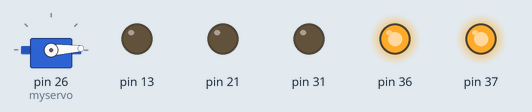
This sketch was run on a simulated Arduino Mega 2560, built with avr-gcc and run on an emulated ATmega2560. Shown: servo, output pins drawn as LEDs (lit = HIGH).

Above: at 0.05 s.
At 0.65 s:
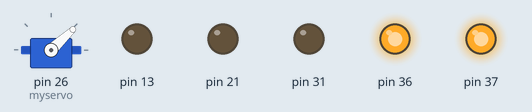
At 1.3 s:
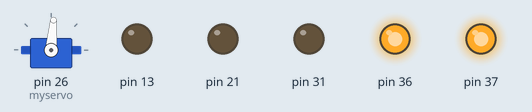
At 2.6 s:
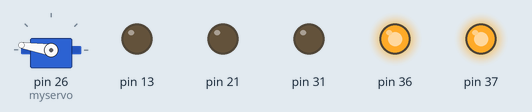
At 3.9 s:
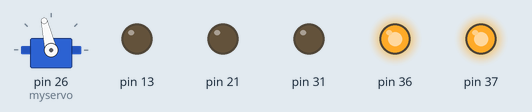
At 5.2 s:
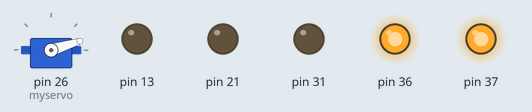
Timing chart, 0 to 6.2 s (numbered marks = the images above):
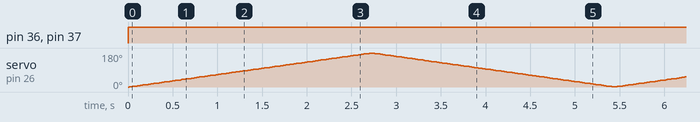

The sketch:

servo_control.ino
```cpp
#include <Servo.h>

Servo myservo;  // create servo object to control a servo
                   // a maximum of eight servo objects can be created

int pos = 0;    // variable to store the servo position

void rotateServo()
{
  myservo.attach(26);  // attaches the servo on pin 9 to the servo object

    for(pos = 0; pos < 180; pos += 1)  // goes from 0 degrees to 180 degrees
    {                                  // in steps of 1 degree
      myservo.write(pos);              // tell servo to go to position in variable 'pos'
      delay(15);                       // waits 15ms for the servo to reach the position
    }
    for(pos = 180; pos>=1; pos-=1)     // goes from 180 degrees to 0 degrees
    {
      myservo.write(pos);              // tell servo to go to position in variable 'pos'
      delay(15);                       // waits 15ms for the servo to reach the position
    }

}
```

IRsensor.ino
```cpp
/* After Calibration:
 * ------------------
 * Left:   average = 400 for 30cm
 * Middle: average = 316 for 15 cm
 * Right:  average = 405 for 30cm
 */

int value;

void setupIRSensors(){
	ADCSRA |= (1<<ADEN) | (1<<ADPS2) | (ADPS1) | (ADPS0);
}

int selectLeftIR(){
	ADMUX &= ~ADMUX;
	ADMUX |= (1 << REFS0) | (1 << MUX0); //PIN 1
	ADCSRA |= (1<<ADSC);
	while(ADCSRA & (1<<ADIF));
	value = ADC;
	return value;
}

int selectMiddleIR(){
	ADMUX &= ~ADMUX;
	ADMUX |= (1 << REFS0); //PIN 0
	ADCSRA |= (1<<ADSC);
	while(ADCSRA & (1<<ADIF));
	value = ADC;
	return value;
}

int selectRightIR(){
	ADMUX &= ~ADMUX;
	ADMUX |= (1 << REFS0) | (1 << MUX1); //PIN 2
	ADCSRA |= (1<<ADSC);
	while(ADCSRA & (1<<ADIF));
	value = ADC;
	return value;
}
```

MainLauncher.ino
```cpp
#define CPU_PRESCALE(n) (CLKPR = 0x80, CLKPR = (n))
#define F_CPU 16000000L
#define CPU_16MHz 0x00


void setup(){
    // Set CPU prescaler
    CPU_PRESCALE(CPU_16MHz);

    setupWheels();
}

void loop(){
    testWheels();
    rotateServo();
}
```

wheel_control.ino
```cpp
/*-------------------------------------------------------------------
 *	This part of the code provides low level functions  to
 *	control the wheels. It sets the timers to generate PWM
 *	values and provides two functions:
 *		- leftDrive(int direction, int pwm);
 *		- rightDrive(int direction, int pwm);
 *
 *-------------------------------------------------------------------
 */

// This timer will control the left wheels
void setupTimer3(){

    DDRC |= (1<<1); // ENABLE1

    TCCR3A |= (1<<COM3A1) | (1<<COM3B1) | (1<<WGM30) | (1<<WGM31);
    TCCR3B |= (1<<CS30);

}

// This timer will control the right wheels
void setupTimer0(){

    DDRC |= (1<<0); // ENABLE1

    TCCR0A |= (1<<COM0A1) | (1<<COM0B1) | (1<<WGM00) | (1<<WGM01);
    TCCR0B |= (1<<CS00);

}

void setupWheels(){
    setupTimer3();
    setupTimer0();
}

void clearLeftMotorRegisters(){
    PORTC &= ~(1<<6);
    PORTC &= ~(1<<5);

    DDRC &= ~(1<<6);
    DDRC &= ~(1<<5);
}


void leftDrive(int direction, int pwmValue){
    clearLeftMotorRegisters();

    if(direction < 0){ // Forward
    	PORTC |= (1<<1);

    	DDRC |= (0<<6); // OCR3A
    	DDRC |= (1<<5); // OCR3B

    	OCR3A = 0;
    	OCR3B = pwmValue;
    }else if(direction > 0) { // Reverse
    	PORTC |= (1<<1);

    	DDRC |= (1<<6); // OCR3A
    	DDRC |= (0<<5); // OCR3B

    	OCR3A = pwmValue;
    	OCR3B = 0;
    }else { // Stop
    	PORTC |= (0<<1);
    }
}

void clearRightMotorRegisters(){
    PORTB &= ~(1<<7);
    PORTD &= ~(1<<0);

    DDRB &= ~(1<<7);
    DDRD &= ~(1<<0);
}

void rightDrive(int direction, int pwmValue){
    clearRightMotorRegisters();

    if(direction > 0){ // Forward
    	PORTC |= (1<<0);

    	DDRB |= (1<<7); // OCR3A
    	DDRD |= (1<<0); // OCR3B

    	OCR0A = 0;
    	OCR0B = pwmValue;
    }else if(direction < 0) { // Reverse
    	PORTC |= (1<<0);

    	DDRB |= (1<<7); // OCR3A
    	DDRD |= (1<<0); // OCR3B

    	OCR0A = pwmValue;
    	OCR0B = 0;
    }else { // Stop
    	PORTC |= (0<<0);
    }
}


/*-------------------------------------------------------------------
 *	This part of the code provides higher level functions to
 *	control the wheels. Functions are the following:
 *		- forward(int pwmValue);
 *		- reverse(int pwmValue);
 *		- turnLeft(int pwmValue);
 *		- turnRight(int pwmValue);
 *		- rotateLeft(int pwmValue);
 *		- rotateRight(int pwmValue);
 *
 *-------------------------------------------------------------------
 */

void forward(int pwmValue){
  leftDrive(1, pwmValue);
  rightDrive(1, pwmValue);
}

void reverse(int pwmValue){
  leftDrive(-1, pwmValue);
  rightDrive(-1, pwmValue);
}

void turnLeft(int pwmValue){
  leftDrive(0, pwmValue);
  rightDrive(1, pwmValue);
}

void turnRight(int pwmValue){
  leftDrive(1, pwmValue);
  rightDrive(0, pwmValue);
}

void rotateLeft(int pwmValue){
  leftDrive(-1, pwmValue);
  rightDrive(1, pwmValue);
}

void rotateRight(int pwmValue){
  leftDrive(1, pwmValue);
  rightDrive(-1, pwmValue);
}

void testWheels(){
   forward(255);
}
```

Measured:
- by itself, pin 36, pin 37: LOW → HIGH at 0.00 s
